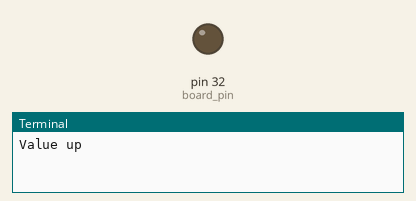
A program run on a simulated Jetson Nano (header pin numbers). On the bench: output pins drawn as LEDs (lit = HIGH), the last lines printed to the terminal.

Above: at 0.05 s.
At 0.5 s:
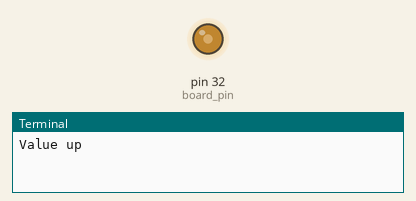
At 0.95 s:
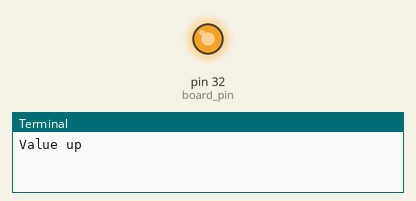
At 1.9 s:
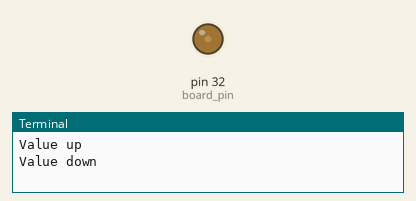
Timing chart, 0 to 4.8 s (numbered marks = the images above):
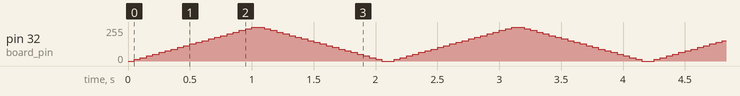

The program:

gpio_test.py
```python
import Jetson.GPIO as GPIO
import time

board_pin = 32 # for mode GPIO.BOARD

GPIO.setmode(GPIO.BOARD)
GPIO.setup(board_pin, GPIO.OUT)

# Create PWM at 200 Hz
pwm = GPIO.PWM(board_pin, 200)
pwm.start(0)  # 0% duty cycle (off)

try:
    while True:
        print("Value up")
        for duty in range(0, 101, 5):   # ramp up
            pwm.ChangeDutyCycle(duty)
            time.sleep(0.05)
        print("Value down")
        for duty in range(100, -1, -5): # ramp down
            pwm.ChangeDutyCycle(duty)
            time.sleep(0.05)

except KeyboardInterrupt:
    pass

finally:
    pwm.stop()
    GPIO.cleanup()
```
